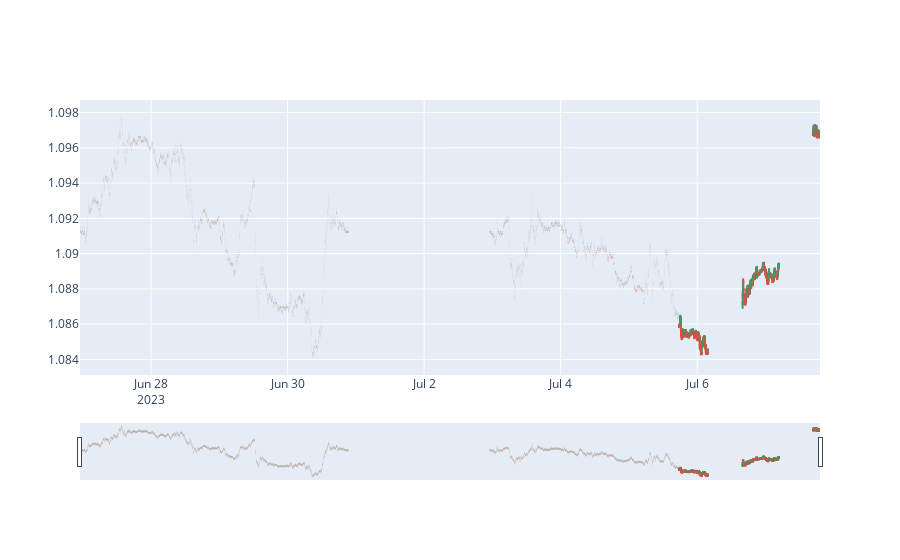

Notebook cell for this chart:
### Code cell
import plotly.graph_objects as go


fig = go.Figure()

fig.add_trace(go.Candlestick(x=df['bucket'],
                open=df['open'],
                high=df['high'],
                low=df['low'],
                close=df['close'],
))

### Figure 1 — Plotly figure (JSON) as saved in the notebook; plotly's stock layout.template omitted (floating-point values rounded to 4 significant figures; data arrays with more than 128 entries replaced by an {"elided": "..."} marker saying what was removed)
{"data": [{"close": {"elided": "11047 float values"}, "high": {"elided": "11047 float values"}, "low": {"elided": "11047 float values"}, "open": {"elided": "11047 float values"}, "type": "candlestick", "x": {"elided": "11047 str values"}}], "layout": {}}
